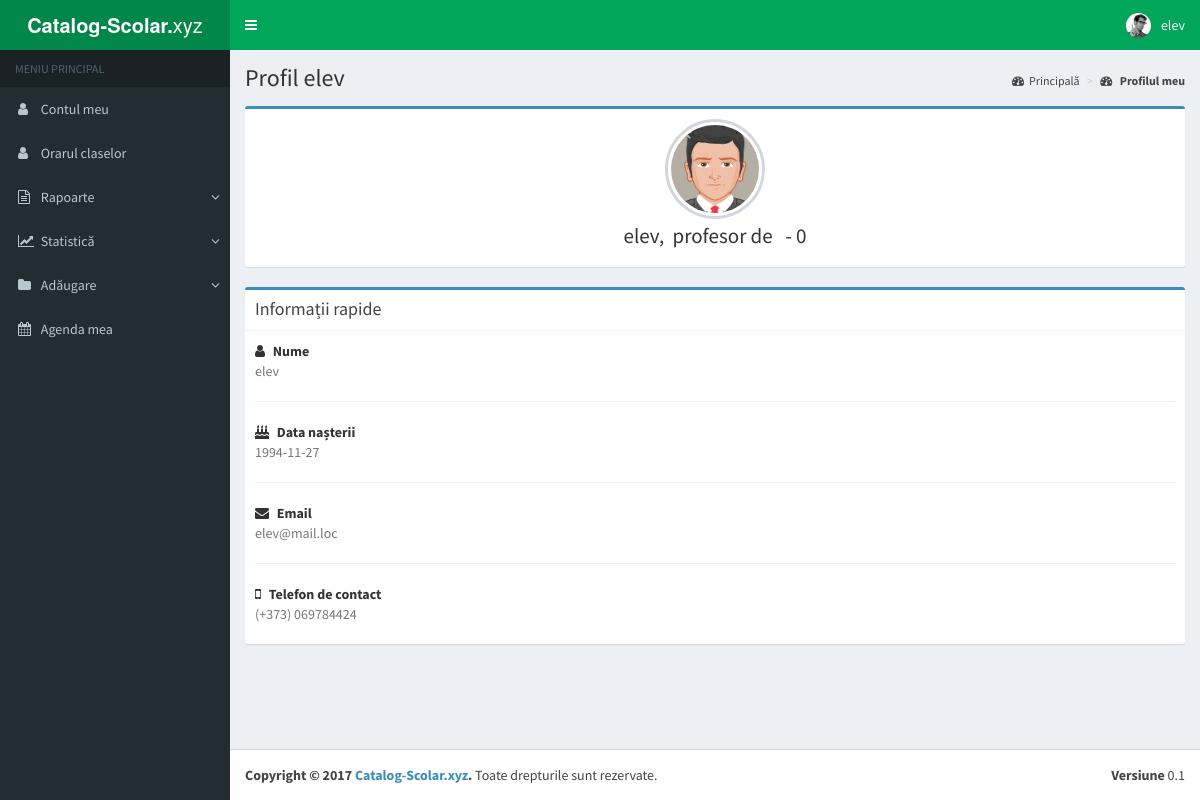
Page /members/teacher/profile.php (signed in) on the committed database.
### tables this page shows
CREATE TABLE `users` (
  `user_id` int(11) NOT NULL,
  `user_name` varchar(64) NOT NULL,
  `user_password` varchar(255) NOT NULL,
  `user_category` varchar(10) NOT NULL,
  `user_parent` varchar(255) NOT NULL,
  `user_child` varchar(255) NOT NULL,
  `user_class` varchar(5) NOT NULL,
  `user_btd` date NOT NULL,
  `user_mail` char(255) NOT NULL,
  `user_mob` int(24) NOT NULL,
  `grad_prof` char(24) NOT NULL,
  `disciplina` char(32) NOT NULL
);

### members/teacher/profile.php (the view, shortened to what this page needs)
<?php
require_once 'pages/head.php';
require_once 'pages/header.php';
require_once 'pages/sidebar.php';
$query = mysqli_query($db,"SELECT * FROM users WHERE user_name='$Q' LIMIT 0,1");
$row = mysqli_fetch_assoc($query);
echo '
	<div class="content-wrapper">
    <section class="content-header">
      <h1>
        Profil ' . $Q .'
      </h1>
      <ol class="breadcrumb">
        <li><a href="." title="pagina principală" rel="nofollow"><i class="fa fa-dashboard"></i>Principală</a></li>
        <li class="active"><a href="profile.php"><i class="fa fa-dashboard"></i><strong> Profilul meu</strong></a></li>
      </ol>
    </section>
    <section class="content">
      <div class="row">
        <div class="col-md-12">
          <div class="box box-primary">
            <div class="box-body box-profile">
              <img class="profile-user-img img-responsive img-circle" src="../dist/img/avatar5.png" alt="User profile picture">
              <h3 class="profile-username text-center">' . $Q  . ",&nbsp; profesor de &nbsp;" . $row["disciplina"] . "&nbsp;-&nbsp;" .$row["grad_prof"]. '</h3>
            </div>
          </div>
          <div class="box box-primary">
            <div class="box-header with-border">
              <h3 class="box-title">Informații rapide</h3>
            </div>
            <div class="box-body">
              <strong><i class="fa fa-user margin-r-5"></i> Nume</strong>
              <p class="text-muted">'. $Q . '</p>
              <hr>
              <strong><i class="fa fa-birthday-cake margin-r-5"></i> Data nașterii</strong>
              <p class="text-muted">'. $nume_admin[7] .'</p>
              <hr>
              <strong><i class="fa fa-envelope margin-r-5"></i> Email</strong>
              <p class="text-muted">'. $nume_admin[8] .'</p>
              <hr>
              <strong><i class="fa fa-mobile-phone margin-r-5"></i> Telefon de contact</strong>
              <p class="text-muted">(+373) 0'. $nume_admin[9] .'</p>
            </div>
          </div>
        </div>
      </div>
    </section>
  </div>
';
require_once 'pages/footer.php';
?>

### members/teacher/pages/header.php (shortened to what this page needs)
<?php
$pass=$_SESSION["member_password"];
$Q = mysqli_query($db, "SELECT user_id,user_name FROM users WHERE user_password='$pass'");
$Q = mysqli_fetch_row($Q);
$g=$Q[0];
$Q = $Q[1];
$qadmin = mysqli_query($db, "SELECT * FROM users WHERE user_id='$g'");
$nume_admin = mysqli_fetch_row($qadmin);
echo '
<body class="hold-transition skin-green sidebar-mini">
    <div class="wrapper">
        <header class="main-header">
            <a href="index.php" class="logo">
                <span class="logo-mini"><b>CS</b></span>
                <span class="logo-lg"><b>Catalog-Scolar.</b>xyz</span>
            </a>
            <nav class="navbar navbar-static-top">
                <a href="#" class="sidebar-toggle" data-toggle="offcanvas" role="button">
                    <span class="sr-only">Toggle navigation</span>
                </a>
                <div class="navbar-custom-menu">
                    <ul class="nav navbar-nav">
                        <li class="dropdown user user-menu">
                            <a href="#" class="dropdown-toggle" data-toggle="dropdown">
                                <img src="../dist/img/user2-160x160.jpg" class="user-image" alt="User Image">
                                <span class="hidden-xs"> '. $Q . ' </span>
                            </a>
                            <ul class="dropdown-menu">
                                <li class="user-footer">
                                    <div class="pull-left">
                                        <a href="profile.php" class="btn btn-default btn-flat">Vezi Profilul</a>
                                    </div>
                                    <div class="pull-right">
                                        <a href="/catalog-scolar/logout.php" class="btn btn-default btn-flat">Deconectare</a>
                                    </div>
                                </li>
                            </ul>
                        </li>
                    </ul>
                </div>
            </nav>
        </header>
';

### rows in the picture
users: user_name "elev", grad_prof "0", user_btd "1994-11-27", user_mail "elev@mail.loc", user_mob "69784424"
